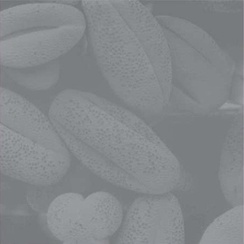
#> input picture image-processing/xam.jpg, 244 x 244 px, shrunk from 458 x 458 before the run
$ python histogram_matching.py
#> lines starting #> are read from the running program, lines starting #| are printed output that depends on the picture
from skimage.io import imread                         # load the image
from skimage.exposure import cumulative_distribution  # calculate the cumulative pixel value
import numpy as np                                    # reshape the image
import matplotlib.pyplot as plt                       # plot the result
import cv2

def compute_cumula(image):
    # compute the cumulative distribution of input image
    cdfImageInput, binsImageInput = cumulative_distribution(image)
    cdfImageInput = np.insert(cdfImageInput, 0, [0]*binsImageInput[0]) # fill 0 in index 0 - 17
    cdfImageInput = np.append(cdfImageInput, [1]*(255-binsImageInput[-1])) # fill 1 in index 247 - 255

    # [6 lines of commented-out code are left out]
    return cdfImageInput

def show_cdf(image,imageTemplate):
    plt.plot(cdf_images, linewidth=5, label='Input Image')
    plt.plot(cdf_imaTem, linewidth=5, label='Template')
    plt.xlim(0,255)
    plt.ylim(0,1)
    plt.xlabel('Pixel Values')
    plt.ylabel('Cumulative Probability')
    plt.legend()
    plt.show()

def histMatch(cdfInput, cdfTemplate, imageInput):
    pixels = np.arange(256)
    new_pixels = np.interp(cdfInput, cdfTemplate, pixels)
    imageMatch = (np.reshape(new_pixels[imageInput.ravel()], imageInput.shape)).astype(np.uint8)
    return imageMatch

def show(image,imageTemplate):
    plt.figure(figsize=(8,6))
    plt.subplot(1,2,1)
    plt.title('Input Image')
    plt.imshow(cv2.cvtColor(image, cv2.COLOR_BGR2RGB))
    plt.axis('off')
    plt.subplot(1,2,2)
    plt.title('Template Image')
    plt.imshow(cv2.cvtColor(imageTemplate, cv2.COLOR_BGR2RGB))
    plt.axis('off')
    plt.show()


if __name__== "__main__" :
    # read/load the input and template image
    image = (imread('xam.jpg', as_gray=True)*255).astype(np.uint8)
#> image: shape (244, 244); min 115, max 161, mean 135.2
    imageTemplate = (imread('gray.jpeg', as_gray=True)*255).astype(np.uint8)
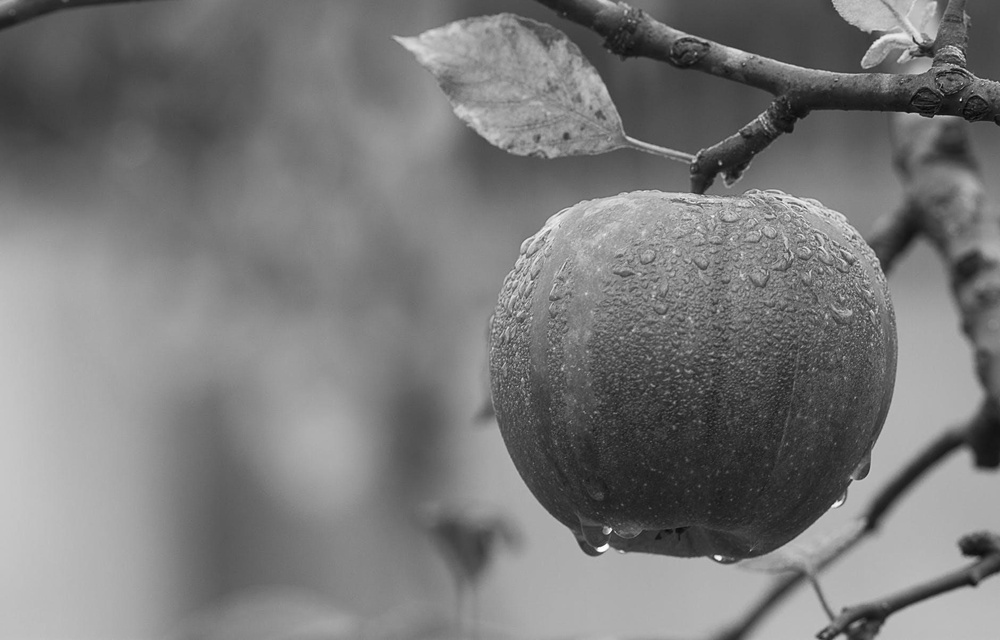
#> input picture image-processing/gray.jpeg, 1000 x 640 px, shrunk from 1880 x 1204 before the run
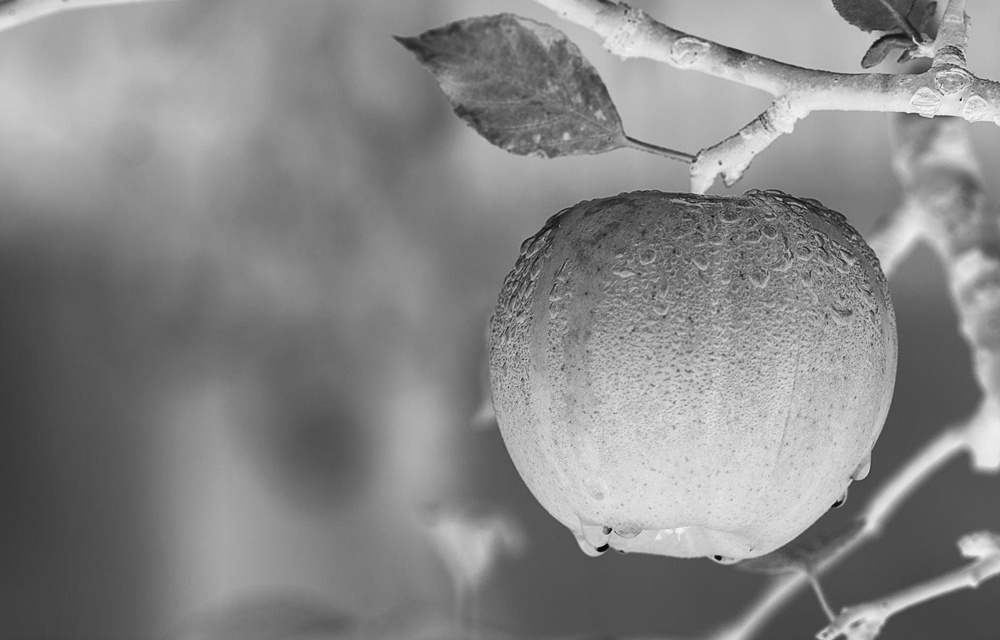
#> imageTemplate: shape (640, 1000); min 1, max 255, mean 134.8

    show(image,imageTemplate)
#> in show, `plt.show()`:
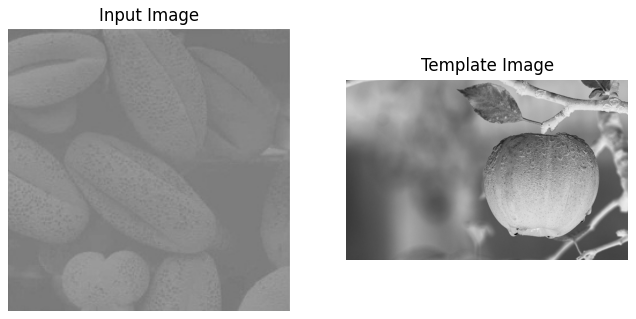
#> figure drawn by matplotlib, 2 panels
    cdf_images=compute_cumula(image)
#> in compute_cumula, `cdfImageInput, binsImageInput = cumulative_distribution(image)`: cdfImageInput = 47 values from 0.000151 to 1; binsImageInput = 47 values from 115 to 161
#> in compute_cumula, `cdfImageInput = np.insert(cdfImageInput, 0, [0]*binsImageInput[0])`: cdfImageInput = 162 values from 0 to 1
#> in compute_cumula, `cdfImageInput = np.append(cdfImageInput, [1]*(255-binsImageInput[-1]))`: cdfImageInput = 256 values from 0 to 1
#> cdf_images = 256 values from 0 to 1
    cdf_imaTem=compute_cumula(imageTemplate)
#> cdf_imaTem = 256 values from 0 to 1
    show_cdf(image,imageTemplate)
#> in show_cdf, `plt.show()`:
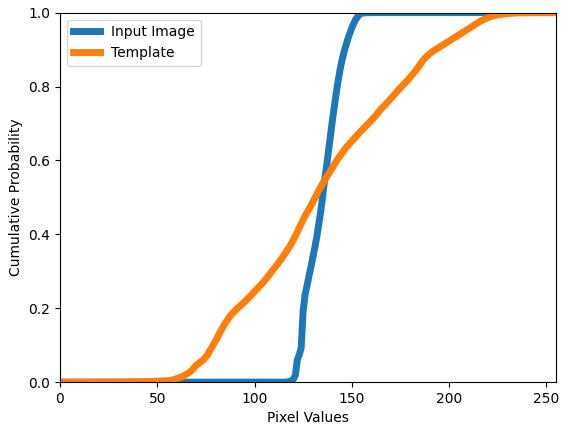
#> figure drawn by matplotlib, 1 panel; curve peaks at x = 161, y = 1; curve peaks at x = 255, y = 1

    imageResult = histMatch(cdf_images, cdf_imaTem, image)
#> in histMatch, `new_pixels = np.interp(cdfInput, cdfTemplate, pixels)`: new_pixels = 256 values from 0 to 255
#> in histMatch, `imageMatch = (np.reshape(new_pixels[imageInput.ravel()], imageInput.sh..`:
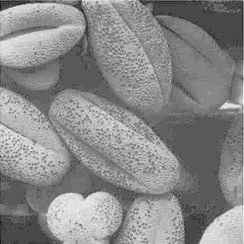
#> imageMatch: shape (244, 244); min 22, max 255, mean 136.6

    show(image,imageResult)
#> in show (call 2), `plt.show()`:
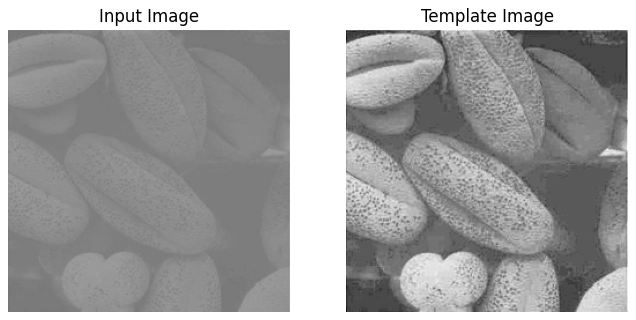
#> figure drawn by matplotlib, 2 panels
    # plt.imshow(imageResult, cmap='gray')
    # plt.axis('off')
    # plt.show()
